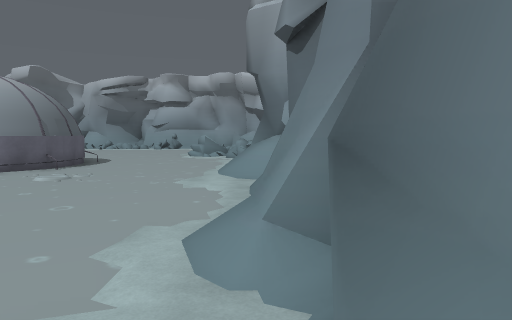
View 1 (above)

24 first-person views from a walk through a scene from a Unity 3-D project. The camera is 1.4 m above the floor, tilts 4° down and sees 70° across. The floor is counted in squares, 2 m on a side. Each view is taken from the middle of a square. On the plan, view 1 faces up. The plan holds only what a view shows up to about 11 squares ahead; the rest is blank. The place goes on beyond the plan.

View 2
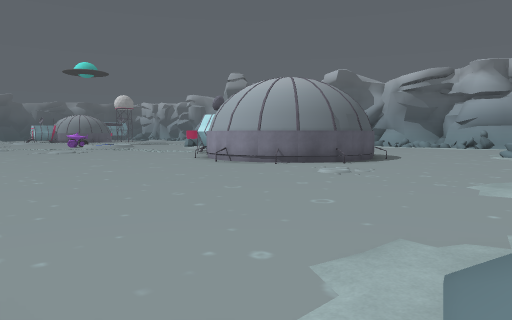

View 3
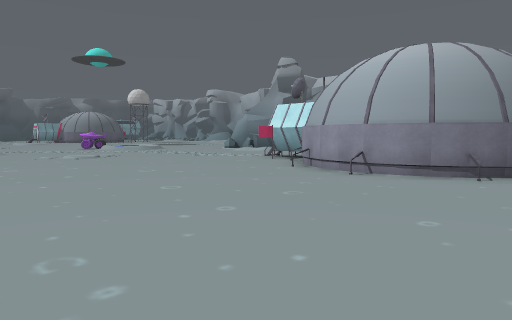

View 4
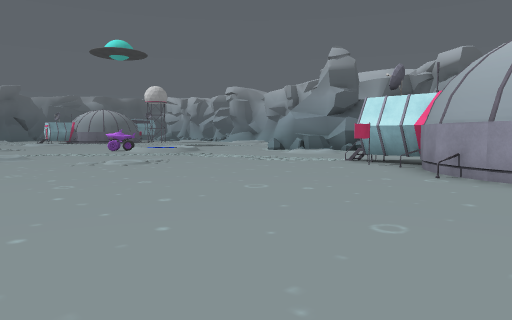

View 5
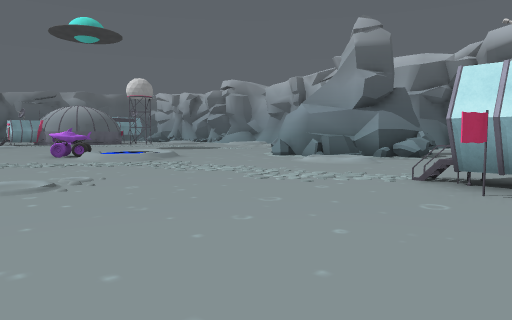

View 6
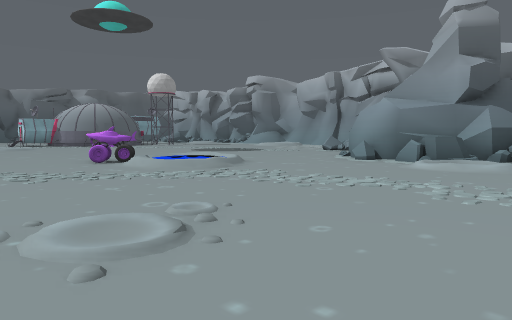

View 7
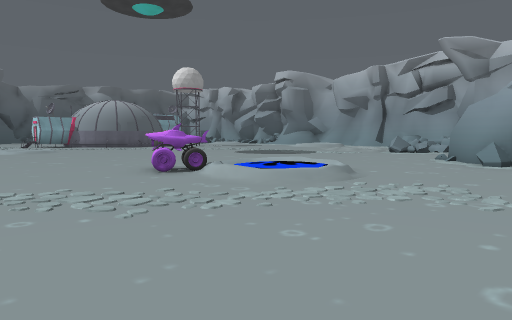

View 8
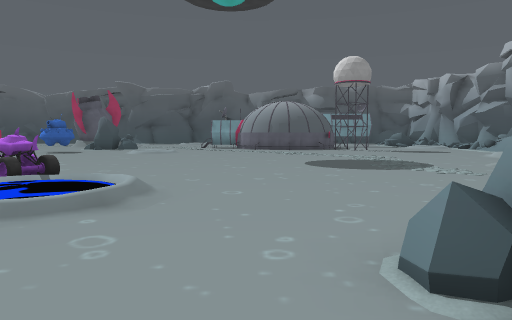

View 9
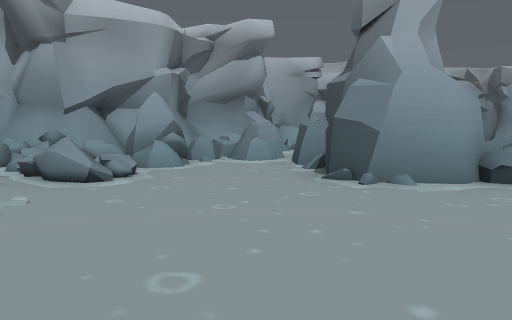

View 10
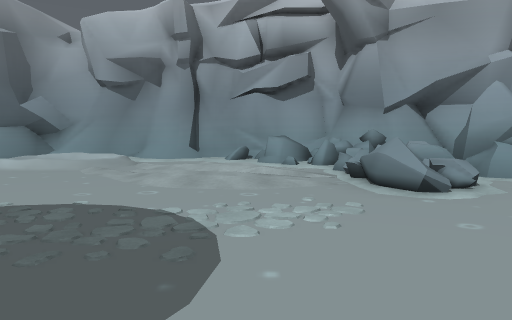

View 11
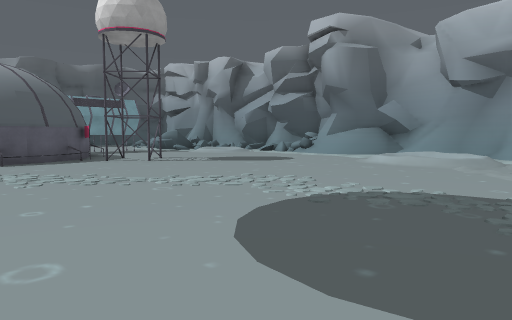

View 12
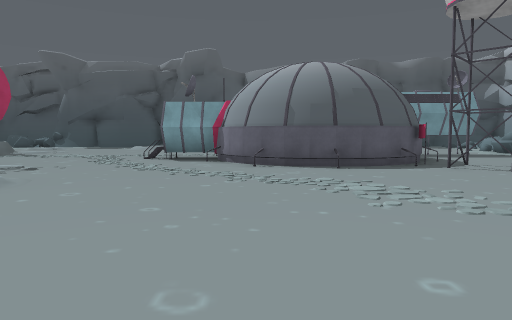

View 13
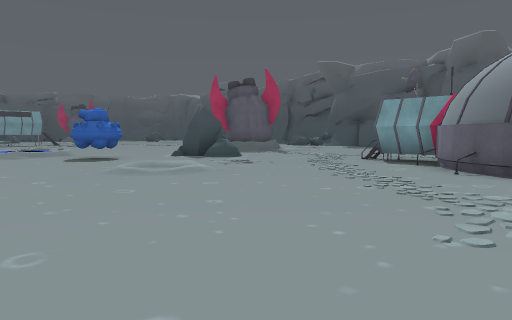

View 14
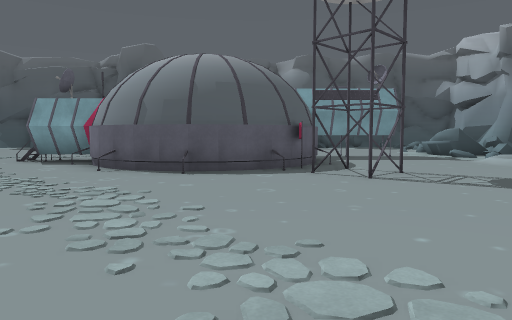

View 15
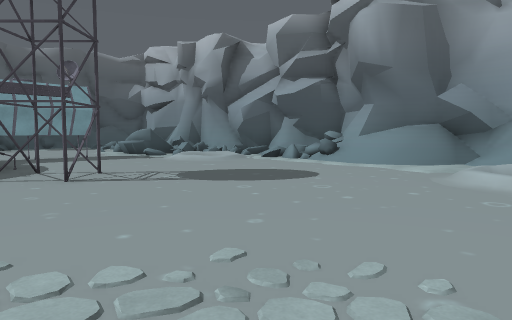

View 16
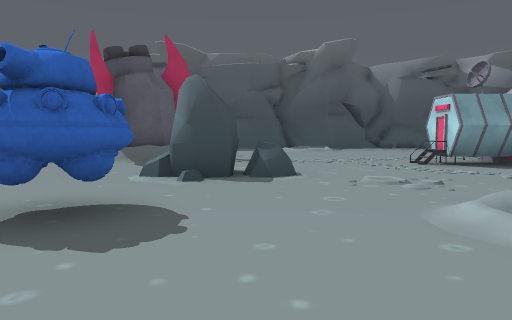

View 17
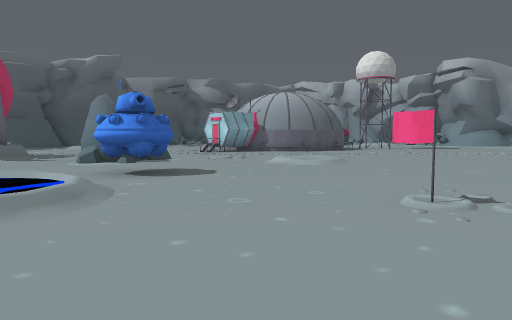

View 18
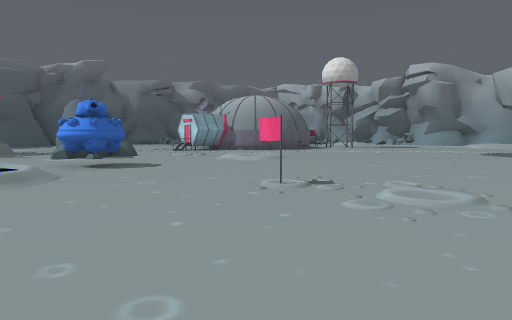

View 19
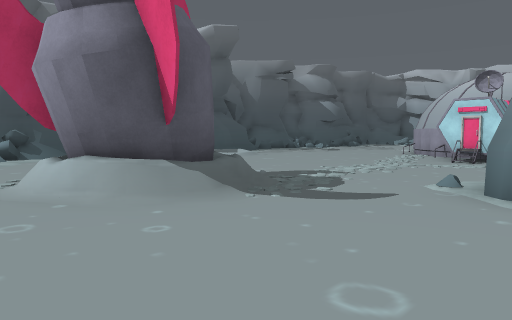

View 20
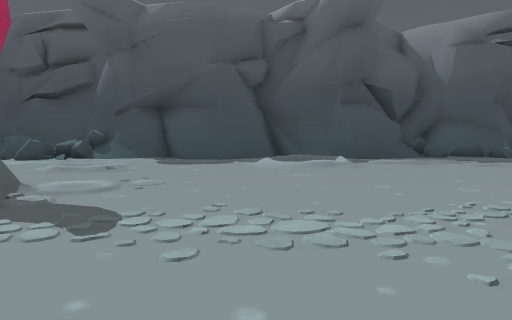

View 21
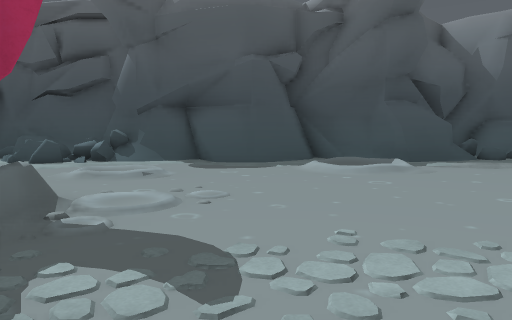

View 22
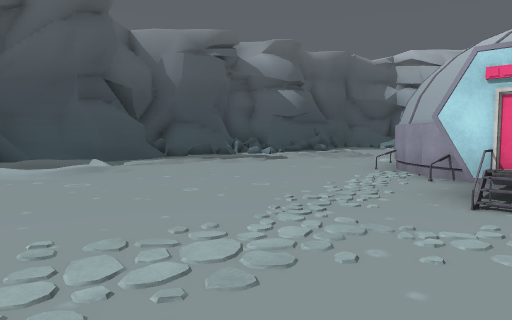

View 23
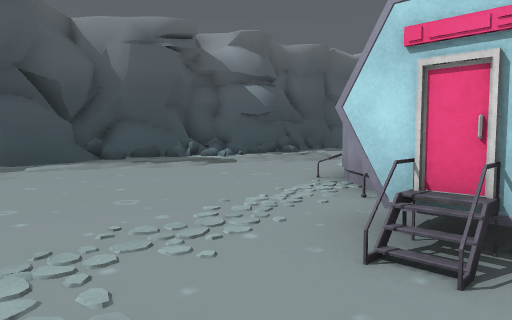

View 24
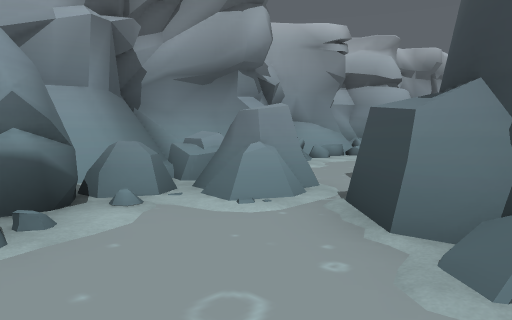

### Floor plan
Key: @ floor where view 1 was taken; # wall or solid block; x gap in a wall; . main floor; : floor 0.25 m higher than the main floor; + floor 0.5 m higher than the main floor; / step, stairs or slope; = window, fence, low wall or low ledge; ^ raised ledge; O other object.
Columns run from 48 left of view 1 to 1 right of it. Each row starts with its distance up from view 1.
 26                 ###
 25             #=###/########     ###
 24         =   ==///.  ///==###  ##/###=
 23         =   ...../  /./=^=#####/  #/=
 22         #.  ...../  /../=O   #OO ....
 21         ............:.//.OOOOOOO...
 20         O.............//.O+O..OO..
 19        OO.............//.O.....x
 18         O...##..........//....#
 17    :/   O OO#................##
 16   ://.      O...............#####=
 15   //..O     O...............###^...
 14 =./....O    O................##^ ..
 13 =../...O   OO................../ ....        ..
 12 =.//....O O..........................       ...
 11 ##/.....OOO..............///.......OO      .....
 10 ##.......O............... :://......OO    O.....=
  9 /.//........... /........O///.........O  O...../##
  8 /   ...........//.......................O......//#
  7 #///............................................/
  6 ##.........OO...................................#
  5 ##....:....OO......O...     ....................##
  4 #..//.OOO.....OO........     /...................#
  3 #/. /.O.O......./.......        ................##
  2 #=....OOO....  ::/......             .........../#
  1 #=.....:.....     ......                     .. /#
  0 ^x.      ....                                   @

Where each view was taken, in squares from view 1:
view 1: 0 up, 0 right, facing up
view 2: 1 up, 0 right, facing up-left
view 3: 2 up, 5 left, facing up-left
view 4: 2 up, 8 left, facing up-left
view 5: 5 up, 11 left, facing up-left
view 6: 5 up, 14 left, facing up-left
view 7: 5 up, 17 left, facing up-left
view 8: 13 up, 17 left, facing left
view 9: 13 up, 25 left, facing up-right
view 10: 14 up, 25 left, facing up
view 11: 13 up, 26 left, facing up-left
view 12: 13 up, 28 left, facing left
view 13: 15 up, 29 left, facing down-left
view 14: 16 up, 29 left, facing left
view 15: 16 up, 29 left, facing up-left
view 16: 6 up, 30 left, facing left
view 17: 1 up, 27 left, facing up-left
view 18: 1 up, 25 left, facing up-left
view 19: 0 up, 36 left, facing up-left
view 20: 7 up, 37 left, facing left
view 21: 6 up, 38 left, facing left
view 22: 6 up, 38 left, facing up-left
view 23: 8 up, 38 left, facing up-left
view 24: 17 up, 21 left, facing up-right
